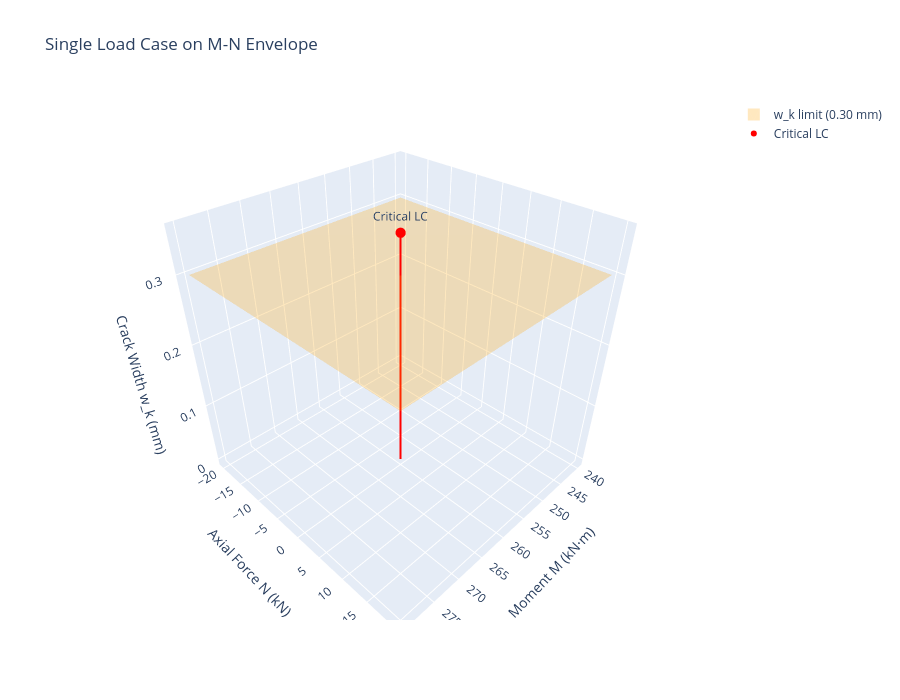

This figure's notebook cell:
### Markdown cell above
## 7. 3D Stem Plot — Single Load Case Focus

The stem plot is also useful for highlighting a single critical load case in context.

### Code cell
single_lc = [{"name": "Critical LC", "M_Ed": 260, "N_Ed": 0}]

with warnings.catch_warnings():
    warnings.simplefilter("ignore")
    fig = check.plot_load_cases(
        single_lc,
        title="Single Load Case on M-N Envelope",
        show=False,
    )
fig.show()

### Figure 1 — Plotly figure (JSON) as saved in the notebook; plotly's stock layout.template omitted (floating-point values rounded to 4 significant figures)
{"data": [{"color": "rgba(255, 165, 0, 0.25)", "hovertemplate": "w_k limit = 0.30 mm<extra></extra>", "i": [0, 0], "j": [1, 2], "k": [2, 3], "name": "w_k limit (0.30 mm)", "showlegend": true, "type": "mesh3d", "x": [240, 280, 280, 240], "y": [-20, -20, 20, 20], "z": [0.3, 0.3, 0.3, 0.3]}, {"hoverinfo": "skip", "line": {"color": "red", "width": 4}, "mode": "lines", "name": "Critical LC", "showlegend": false, "type": "scatter3d", "x": [260, 260], "y": [0, 0], "z": [0, 0.3537]}, {"hovertemplate": "<b>Critical LC</b><br>M_Ed: 260.0 kN·m<br>N_Ed: 0.0 kN<br>w_k: 0.354 mm<br>Limit: 0.30 mm<br>Status: FAIL<extra></extra>", "marker": {"color": "red", "size": 6}, "mode": "markers+text", "name": "Critical LC", "text": ["Critical LC"], "textposition": "top center", "type": "scatter3d", "x": [260], "y": [0], "z": [0.3537]}], "layout": {"height": 700, "scene": {"xaxis": {"title": {"text": "Moment M (kN·m)"}}, "yaxis": {"title": {"text": "Axial Force N (kN)"}}, "zaxis": {"title": {"text": "Crack Width w_k (mm)"}}}, "title": {"text": "Single Load Case on M-N Envelope"}, "width": 900}}
